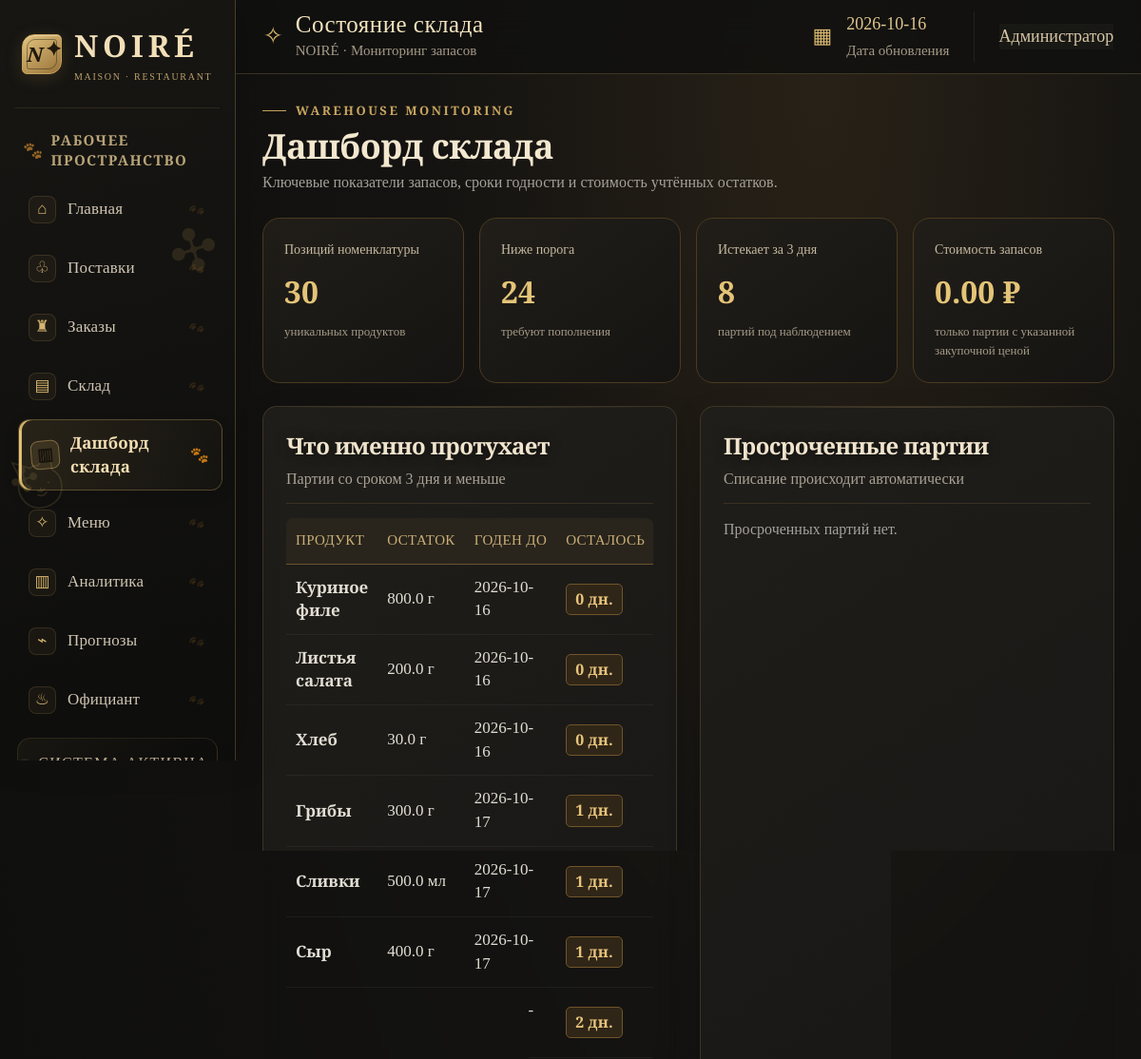
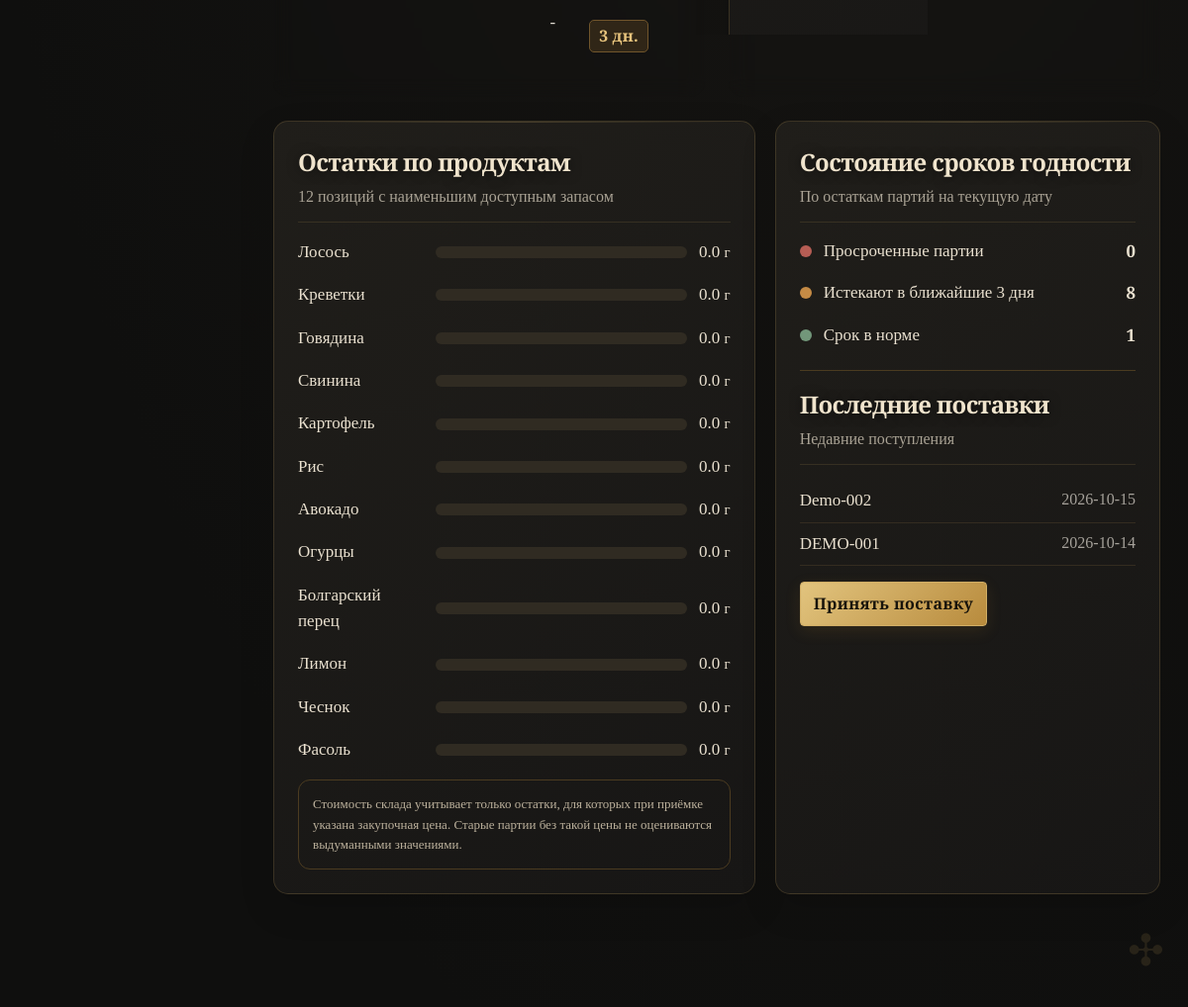
The app's page /warehouse-dashboard with its own data (2 pictures, top to bottom).
### tables this page shows
CREATE TABLE batches (
            id INTEGER PRIMARY KEY AUTOINCREMENT,
            delivery_id INTEGER NOT NULL REFERENCES deliveries(id),
            product_id INTEGER NOT NULL REFERENCES products(id),
            quantity REAL NOT NULL CHECK(quantity > 0),
            remaining REAL NOT NULL CHECK(remaining >= 0),
            received_on TEXT NOT NULL,
            expires_on TEXT NOT NULL,
            unit_cost REAL NOT NULL DEFAULT 0 CHECK(unit_cost >= 0),
            CHECK(expires_on >= received_on)
        );

CREATE TABLE products (
            id INTEGER PRIMARY KEY AUTOINCREMENT,
            name TEXT NOT NULL UNIQUE,
            unit TEXT NOT NULL DEFAULT 'г',
            low_stock REAL NOT NULL DEFAULT 500 CHECK(low_stock >= 0)
        );

CREATE TABLE deliveries (
            id INTEGER PRIMARY KEY AUTOINCREMENT,
            delivery_no TEXT NOT NULL UNIQUE,
            created_at TEXT NOT NULL
        );

### app.py (the view)
@app.get("/warehouse-dashboard")
def warehouse_dashboard():
    with connect_db() as db:
        data = get_dashboard_data(db)
        total_value = db.execute("SELECT COALESCE(SUM(b.remaining*b.unit_cost),0) FROM batches b WHERE b.expires_on>=?", (date.today().isoformat(),)).fetchone()[0]
        purchased_cost_rows = db.execute("""SELECT p.name,p.unit,COALESCE(SUM(CASE WHEN b.expires_on>=? THEN b.remaining ELSE 0 END),0) stock,
            p.low_stock,COALESCE(MAX(CASE WHEN b.unit_cost>0 THEN b.unit_cost END),0) unit_cost
            FROM products p LEFT JOIN batches b ON b.product_id=p.id GROUP BY p.id ORDER BY stock ASC""", (date.today().isoformat(),)).fetchall()
        stock_chart = [dict(r) for r in purchased_cost_rows[:12]]
        expiry = db.execute("""SELECT SUM(CASE WHEN expires_on<? AND remaining>0 THEN 1 ELSE 0 END) expired,
            SUM(CASE WHEN expires_on>=? AND expires_on<=? AND remaining>0 THEN 1 ELSE 0 END) soon,
            SUM(CASE WHEN expires_on>? AND remaining>0 THEN 1 ELSE 0 END) good
            FROM batches""", (date.today().isoformat(), date.today().isoformat(), (date.today()+timedelta(days=3)).isoformat(), (date.today()+timedelta(days=3)).isoformat())).fetchone()
        recent = [dict(r) for r in db.execute("SELECT created_at,delivery_no FROM deliveries ORDER BY id DESC LIMIT 6").fetchall()]
    total_units = sum(max(0,float(r["stock"])) for r in stock_chart)
    return render_template("warehouse_dashboard.html", page="warehouse_dashboard", title="Дашборд склада", today=date.today().isoformat(),
        metrics=data["metrics"], stock_chart=stock_chart, total_value=float(total_value or 0), expiry=dict(expiry), recent=recent,
        total_units=total_units, expiring_list=data["expiring_list"], expired_list=data["expired_list"],
        subtitle="Состояние запасов, сроки годности и стоимость складских остатков.")

### app.py (called while the page is built, shortened)
def connect_db() -> sqlite3.Connection:
    db = sqlite3.connect(DB_PATH)
    db.row_factory = sqlite3.Row
    db.execute("PRAGMA foreign_keys = ON")
    return db

def stock_by_product(db: sqlite3.Connection, as_of: date | None = None) -> dict[int, float]:
    as_of = as_of or date.today()
    rows = db.execute("SELECT product_id, SUM(remaining) AS total FROM batches WHERE expires_on >= ? GROUP BY product_id", (as_of.isoformat(),)).fetchall()
    return {r["product_id"]: float(r["total"] or 0) for r in rows}

def auto_write_off_expired() -> int:
    today = date.today().isoformat()
    count = 0
    with connect_db() as db:
        db.execute("BEGIN IMMEDIATE")
        expired = db.execute(
            "SELECT id,product_id,remaining FROM batches WHERE remaining>0 AND expires_on<? ORDER BY expires_on,id",
            (today,),
        ).fetchall()
        now = datetime.now().isoformat(timespec="seconds")
        db.commit()
    return count

@app.before_request
def run_expiry_automation():
    auto_write_off_expired()

### templates/warehouse_dashboard.html (shortened to what this page needs)
<!doctype html><html lang="ru"><head><link href="https://cdn.jsdelivr.net/npm/bootstrap@5.3.3/dist/css/bootstrap.min.css" rel="stylesheet"><link href="{{ url_for('static', filename='style.css', v='noire-warehouse-dashboard-20261014') }}" rel="stylesheet"></head><body><div class="app-shell">{% set page = 'warehouse_dashboard' %}{% include 'sidebar.html' %}<div class="app-content"><header class="topbar"><div class="topbar-greeting"><span class="greeting-icon">✧</span><div><span class="greeting-title">Состояние склада</span><small>NOIRÉ · Мониторинг запасов</small></div></div><div class="topbar-right"><div class="top-date"><span>▦</span><div><b>{{ today }}</b><small>Дата обновления</small></div></div><div class="admin-chip">Администратор</div></div></header><main class="container-fluid dashboard-main px-lg-4 py-4"><div class="mb-4"><div class="eyebrow">WAREHOUSE MONITORING</div><h1>Дашборд склада</h1><p class="muted">Ключевые показатели запасов, сроки годности и стоимость учтённых остатков.</p></div>
<div class="wd-grid mb-4"><section class="wd-card"><div class="wd-label">Позиций номенклатуры</div><div class="wd-value">{{ metrics.products }}</div><div class="wd-note">уникальных продуктов</div></section><section class="wd-card"><div class="wd-label">Ниже порога</div><div class="wd-value">{{ metrics.low_stock }}</div><div class="wd-note">требуют пополнения</div></section><section class="wd-card"><div class="wd-label">Истекает за 3 дня</div><div class="wd-value">{{ metrics.expiring }}</div><div class="wd-note">партий под наблюдением</div></section><section class="wd-card"><div class="wd-label">Стоимость запасов</div><div class="wd-value">{{ '%.2f'|format(total_value) }} ₽</div><div class="wd-note">только партии с указанной закупочной ценой</div></section></div>
<div class="row g-4 mb-4">
  <div class="col-xl-6"><div class="panel p-4 h-100"><div class="panel-heading"><div><h2>Что именно протухает</h2><p>Партии со сроком 3 дня и меньше</p></div></div>
  {% if expiring_list %}<div class="table-responsive"><table class="table align-middle mb-0"><thead><tr><th>Продукт</th><th>Остаток</th><th>Годен до</th><th>Осталось</th></tr></thead><tbody>
  {% for x in expiring_list %}<tr><td class="fw-semibold">{{ x.product }}</td><td>{{ '%.1f'|format(x.remaining) }} {{ x.unit }}</td><td>{{ x.earliest }}</td><td><span class="status status-orange">{{ x.days_left }} дн.</span></td></tr>{% endfor %}
  </tbody></table></div>{% else %}<p class="muted mb-0">Партий с близким сроком нет.</p>{% endif %}
  </div></div>
  <div class="col-xl-6"><div class="panel p-4 h-100"><div class="panel-heading"><div><h2>Просроченные партии</h2><p>Списание происходит автоматически</p></div></div>
  {% if expired_list %}<div class="table-responsive"><table class="table align-middle mb-0"><thead><tr><th>Продукт</th><th>Остаток</th><th>Истёк</th><th>Просрочка</th></tr></thead><tbody>
  {% for b in expired_list %}<tr><td class="fw-semibold">{{ b.product_name }}</td><td>{{ '%.1f'|format(b.remaining) }} {{ b.unit }}</td><td>{{ b.expires_on }}</td><td><span class="status status-red">{{ -b.days_left }} дн.</span></td></tr>{% endfor %}
  </tbody></table></div>{% else %}<p class="muted mb-0">Просроченных партий нет.</p>{% endif %}
  </div></div>
</div>
<div class="wd-layout"><section class="panel p-4"><div class="panel-heading"><div><h2>Остатки по продуктам</h2><p>12 позиций с наименьшим доступным запасом</p></div></div>{% set max_stock = stock_chart|map(attribute='stock')|max if stock_chart else 1 %}{% for p in stock_chart %}<div class="wd-bar-row"><div class="wd-bar-name">{{ p.name }}</div><div class="wd-track"><div class="wd-bar" style="width:{{ (p.stock / max_stock * 100) if max_stock else 0 }}%"></div></div><div>{{ '%.1f'|format(p.stock) }} <small>{{ p.unit }}</small></div></div>{% else %}<p class="muted">Пока нет складских данных.</p>{% endfor %}<div class="wd-note-box">Стоимость склада учитывает только остатки, для которых при приёмке указана закупочная цена. Старые партии без такой цены не оцениваются выдуманными значениями.</div></section>
<section class="panel p-4"><div class="panel-heading"><div><h2>Состояние сроков годности</h2><p>По остаткам партий на текущую дату</p></div></div><div class="wd-status"><span class="wd-dot red"></span><div class="flex-grow-1">Просроченные партии</div><strong>{{ expiry.expired or 0 }}</strong></div><div class="wd-status"><span class="wd-dot orange"></span><div class="flex-grow-1">Истекают в ближайшие 3 дня</div><strong>{{ expiry.soon or 0 }}</strong></div><div class="wd-status"><span class="wd-dot green"></span><div class="flex-grow-1">Срок в норме</div><strong>{{ expiry.good or 0 }}</strong></div><hr style="border-color:#4b3b20"><div class="panel-heading"><div><h2>Последние поставки</h2><p>Недавние поступления</p></div></div>{% for d in recent %}<div class="d-flex justify-content-between gap-3 py-2" style="border-bottom:1px solid #342c20"><span>{{ d.delivery_no }}</span><small class="muted">{{ d.created_at[:10] }}</small></div>{% else %}<p class="muted">Поставок пока нет.</p>{% endfor %}<a class="btn btn-primary mt-3" href="{{ url_for('deliveries_page') }}">Принять поставку</a></section></div><footer class="footer mt-4"><span>NOIRÉ · WAREHOUSE INTELLIGENCE</span></footer></main></div></div></body></html>

### templates/warehouse_dashboard.html (style rules this page uses)
.wd-grid { display:grid;grid-template-columns:repeat(4,minmax(0,1fr));gap:16px }
.wd-card { background:linear-gradient(145deg,#211e19,#151412);border:1px solid #4b3b20;border-radius:18px;padding:22px;min-width:0 }
.wd-label { color:#c5b99f;font-size:14px }
.wd-value { font-size:32px;font-weight:600;color:#e4c477;margin:8px 0 }
.wd-note { font-size:13px;color:#a59b88 }
.wd-layout { display:grid;grid-template-columns:1.25fr 1fr;gap:20px }
.wd-bar-row { display:grid;grid-template-columns:minmax(90px,1fr) 2fr auto;gap:12px;align-items:center;margin:17px 0 }
.wd-bar-name { overflow-wrap:anywhere }
.wd-track { height:12px;border-radius:20px;background:#302b22;overflow:hidden }
.wd-status { display:flex;gap:12px;align-items:center;margin:16px 0 }
.wd-dot { width:12px;height:12px;border-radius:50%;background:#c7a55b;flex:none }
.wd-dot.red { background:#b65d54 }
.wd-dot.green { background:#72977a }
.wd-dot.orange { background:#c58b45 }
.wd-note-box { border:1px solid #4b3b20;border-radius:12px;padding:14px;color:#bcb19c;font-size:13px;margin-top:16px }

### records on screen
batches: product "Куриное филе", remaining "800.0", unit "г", earliest "2026-10-16", days_left "0"
batches: product "Листья салата", remaining "200.0", unit "г", earliest "2026-10-16", days_left "0"
batches: product "Хлеб", remaining "30.0", unit "г", earliest "2026-10-16", days_left "0"
batches: product "Грибы", remaining "300.0", unit "г", earliest "2026-10-17", days_left "1"
batches: product "Сливки", remaining "500.0", unit "мл", earliest "2026-10-17", days_left "1"
batches: product "Сыр", remaining "400.0", unit "г", earliest "2026-10-17", days_left "1"
batches: earliest "2026-10-18", days_left "2"
batches: earliest "2026-10-19", days_left "3"
products: name "Лосось", stock "0.0", unit "г"
products: name "Креветки", stock "0.0", unit "г"
products: name "Говядина", stock "0.0", unit "г"
products: name "Свинина", stock "0.0", unit "г"
products: name "Картофель", stock "0.0", unit "г"
products: name "Рис", stock "0.0", unit "г"
products: name "Авокадо", stock "0.0", unit "г"
products: name "Огурцы", stock "0.0", unit "г"
products: name "Болгарский перец", stock "0.0", unit "г"
products: name "Лимон", stock "0.0", unit "г"
products: name "Чеснок", stock "0.0", unit "г"
products: name "Фасоль", stock "0.0", unit "г"
deliveries: delivery_no "Demo-002", created_at "2026-10-15"
deliveries: delivery_no "DEMO-001", created_at "2026-10-14"

### other values on screen
{{ metrics.products }} "30"
{{ metrics.low_stock }} "24"
{{ metrics.expiring }} "8"
{{ '%.2f'|format(total_value) }} "0.00"
{{ expiry.expired or 0 }} "0"
{{ expiry.soon or 0 }} "8"
{{ expiry.good or 0 }} "1"
